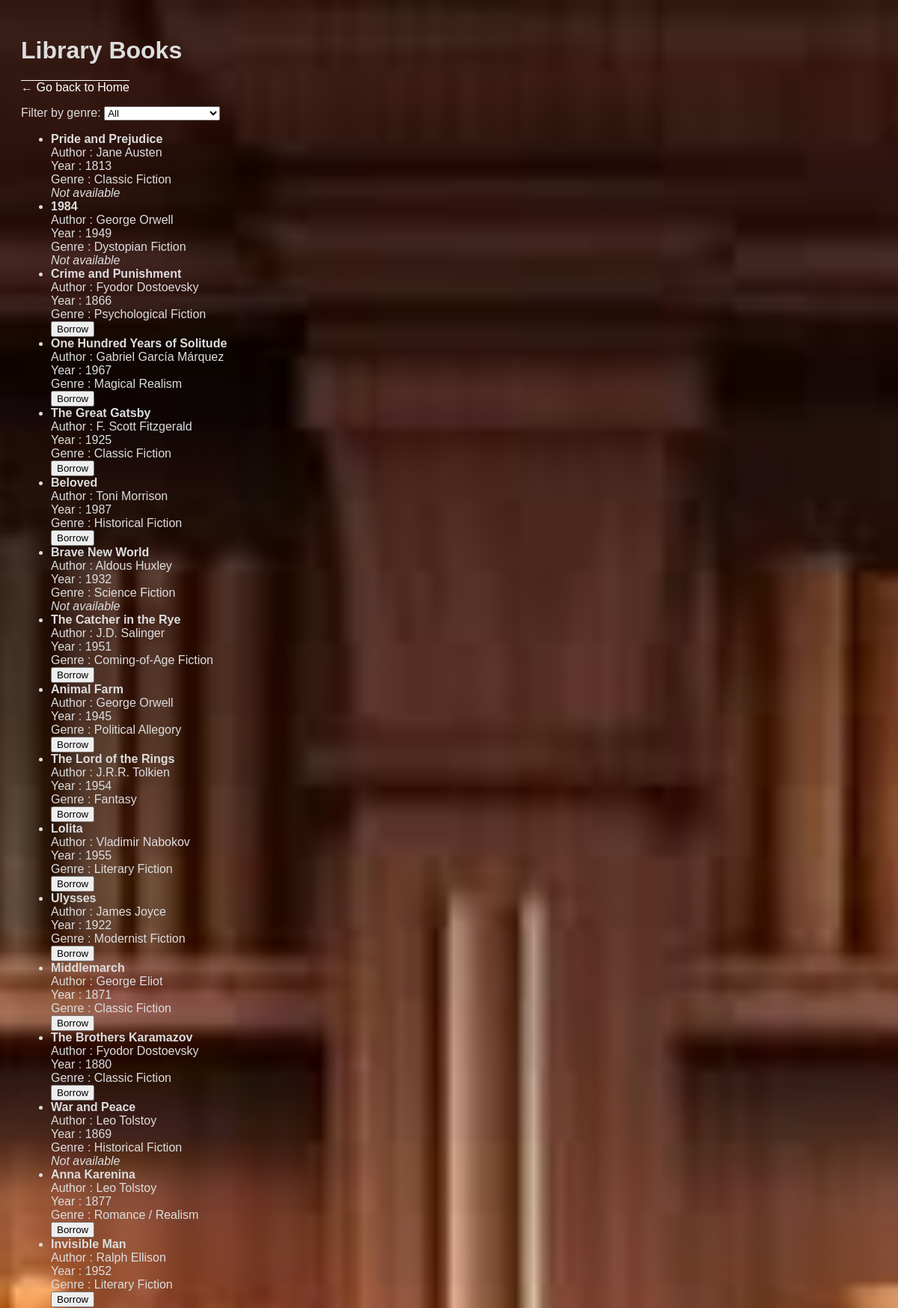
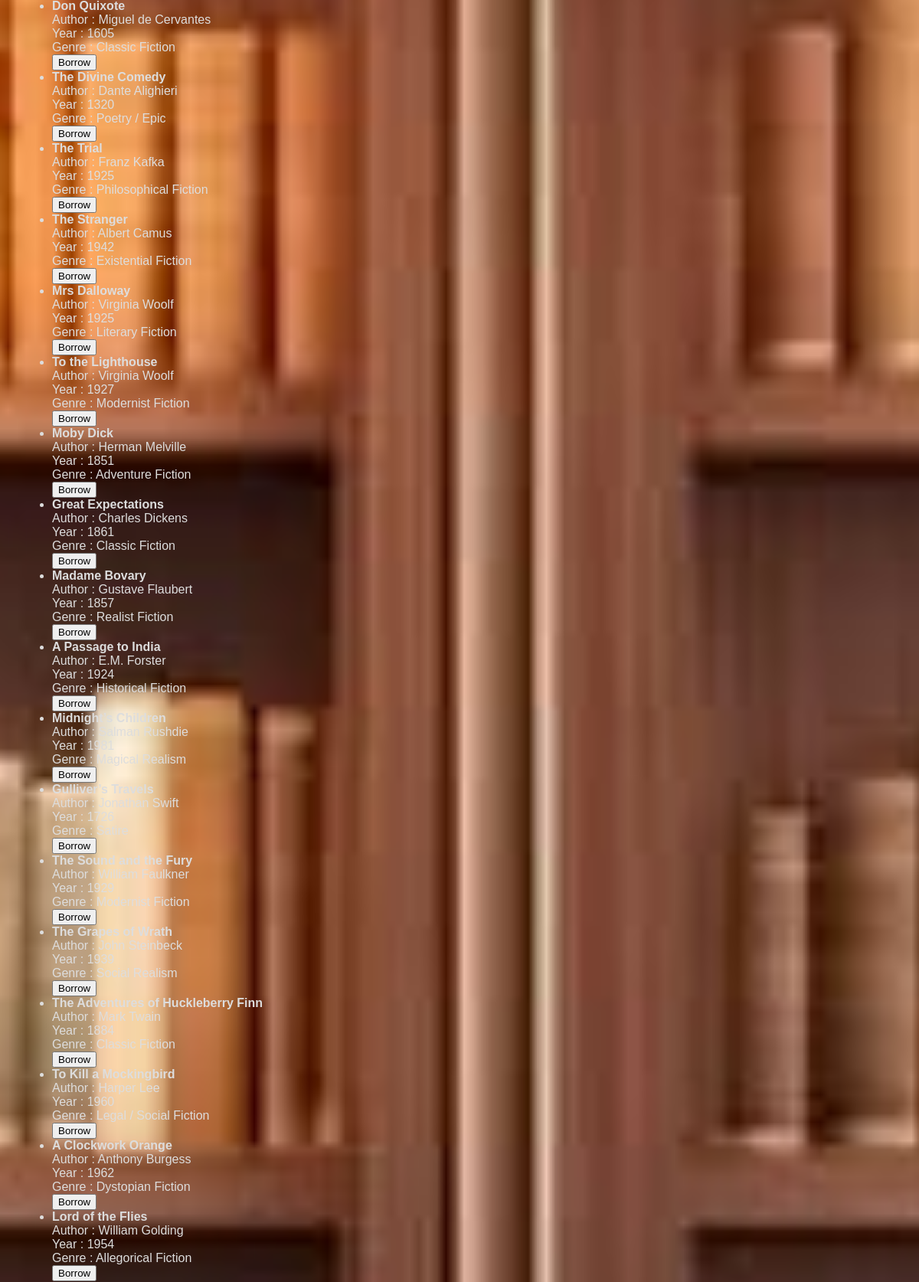
The app's page /books/ (signed in, upper part) with its own data (2 pictures, top to bottom).
### catalog/models.py (models this page shows, shortened)
class Book(models.Model):
    name = models.CharField(max_length=200)
    author = models.CharField(max_length=200)
    pub_date = models.IntegerField()
    genre = models.ForeignKey( Genre , on_delete=models.CASCADE )
    available = models.BooleanField(default=True)

class Genre(models.Model):
    genre_text = models.CharField(max_length=200)

### catalog/views.py (the view)
# urls.py: path("books/" , views.book_check , name="book_check"),
@login_required
def book_check(request):
    genre_id = request.GET.get("genre")
    search_query = request.GET.get("q")
    genres = Genre.objects.all()
    books = Book.objects.all()
    if genre_id:
        books = Book.objects.filter(genre_id=genre_id)
    if search_query:
        books = books.filter(
            Q(name__icontains=search_query)|Q(author__icontains=search_query)
        )
    return render(request , "book_list.html" , {
        'books': books,
        'genres': genres,
        'selected_genre': int(genre_id) if genre_id else None,
        'search_query':search_query
    })

### templates/book_list.html (shortened to what this page needs)
<!DOCTYPE html>
<html lang="en">
<head>
    {% load static %}
    <link rel="stylesheet" href="{% static 'catalog/css/styles.css' %}">
</head>
<body>
    <h1>Library Books</h1>
    <p><a href="{% url 'homepage' %}">← Go back to Home</a></p>
    <form method="get" action="{% url 'book_check' %}">
        <label for="genre">Filter by genre:</label>
        <select name="genre" id="genre" onchange="this.form.submit()">
            <option value="">All</option>
        </select>
    </form>
    <ul>
        {% for book in books %}
            <li>
                <strong>{{ book.name }} </strong><br>
                Author : {{book.author}}<br>
                Year : {{book.pub_date}}<br>
                Genre : {{book.genre.genre_text}}<br>
                {% if book.available %}
                    <form action="{% url 'borrow_book' book.id %}" method="post">
                        <button type="submit">Borrow</button>
                    </form>
                {% else %}
                    <em> Not available</em>
                {% endif %}
            </li>
        {% empty %}
            <li>No books available.</li>
        {% endfor %}
    </ul>
</body>
</html>

### catalog/static/catalog/css/styles.css (style rules this page uses)
body { background-image: url('../images//library_background.jpg'); background-size: cover; background-repeat: no-repeat; background-position: center; font-family: Arial, Helvetica, sans-serif; color: #ddd; padding: 20px; }
a { color: white; text-decoration: overline; }

### records on screen
Book: name "Pride and Prejudice", author "Jane Austen", pub_date "1813", genre.genre_text "Classic Fiction", available "Not available"
Book: name "1984", author "George Orwell", pub_date "1949", genre.genre_text "Dystopian Fiction", available "Not available"
Book: name "Crime and Punishment", author "Fyodor Dostoevsky", pub_date "1866", genre.genre_text "Psychological Fiction", available "Borrow"
Book: name "One Hundred Years of Solitude", author "Gabriel García Márquez", pub_date "1967", genre.genre_text "Magical Realism", available "Borrow"
Book: name "The Great Gatsby", author "F. Scott Fitzgerald", pub_date "1925", genre.genre_text "Classic Fiction", available "Borrow"
Book: name "Beloved", author "Toni Morrison", pub_date "1987", genre.genre_text "Historical Fiction", available "Borrow"
Book: name "Brave New World", author "Aldous Huxley", pub_date "1932", genre.genre_text "Science Fiction", available "Not available"
Book: name "The Catcher in the Rye", author "J.D. Salinger", pub_date "1951", genre.genre_text "Coming‑of‑Age Fiction", available "Borrow"
Book: name "Animal Farm", author "George Orwell", pub_date "1945", genre.genre_text "Political Allegory", available "Borrow"
Book: name "The Lord of the Rings", author "J.R.R. Tolkien", pub_date "1954", genre.genre_text "Fantasy", available "Borrow"
Book: name "Lolita", author "Vladimir Nabokov", pub_date "1955", genre.genre_text "Literary Fiction", available "Borrow"
Book: name "Ulysses", author "James Joyce", pub_date "1922", genre.genre_text "Modernist Fiction", available "Borrow"
Book: name "Middlemarch", author "George Eliot", pub_date "1871", genre.genre_text "Classic Fiction", available "Borrow"
Book: name "The Brothers Karamazov", author "Fyodor Dostoevsky", pub_date "1880", genre.genre_text "Classic Fiction", available "Borrow"
Book: name "War and Peace", author "Leo Tolstoy", pub_date "1869", genre.genre_text "Historical Fiction", available "Not available"
Book: name "Anna Karenina", author "Leo Tolstoy", pub_date "1877", genre.genre_text "Romance / Realism", available "Borrow"
Book: name "Invisible Man", author "Ralph Ellison", pub_date "1952", genre.genre_text "Literary Fiction", available "Borrow"
Book: name "Don Quixote", author "Miguel de Cervantes", pub_date "1605", genre.genre_text "Classic Fiction", available "Borrow"
Book: name "The Divine Comedy", author "Dante Alighieri", pub_date "1320", genre.genre_text "Poetry / Epic", available "Borrow"
Book: name "The Trial", author "Franz Kafka", pub_date "1925", genre.genre_text "Philosophical Fiction", available "Borrow"
Book: name "The Stranger", author "Albert Camus", pub_date "1942", genre.genre_text "Existential Fiction", available "Borrow"
Book: name "Mrs Dalloway", author "Virginia Woolf", pub_date "1925", genre.genre_text "Literary Fiction", available "Borrow"
Book: name "To the Lighthouse", author "Virginia Woolf", pub_date "1927", genre.genre_text "Modernist Fiction", available "Borrow"
Book: name "Moby Dick", author "Herman Melville", pub_date "1851", genre.genre_text "Adventure Fiction", available "Borrow"
Book: name "Great Expectations", author "Charles Dickens", pub_date "1861", genre.genre_text "Classic Fiction", available "Borrow"
Book: name "Madame Bovary", author "Gustave Flaubert", pub_date "1857", genre.genre_text "Realist Fiction", available "Borrow"
Book: name "A Passage to India", author "E.M. Forster", pub_date "1924", genre.genre_text "Historical Fiction", available "Borrow"
Book: name "Midnight’s Children", author "Salman Rushdie", pub_date "1981", genre.genre_text "Magical Realism", available "Borrow"
Book: name "Gulliver’s Travels", author "Jonathan Swift", pub_date "1726", genre.genre_text "Satire", available "Borrow"
Book: name "The Sound and the Fury", author "William Faulkner", pub_date "1929", genre.genre_text "Modernist Fiction", available "Borrow"
Book: name "The Grapes of Wrath", author "John Steinbeck", pub_date "1939", genre.genre_text "Social Realism", available "Borrow"
Book: name "The Adventures of Huckleberry Finn", author "Mark Twain", pub_date "1884", genre.genre_text "Classic Fiction", available "Borrow"
Book: name "To Kill a Mockingbird", author "Harper Lee", pub_date "1960", genre.genre_text "Legal / Social Fiction", available "Borrow"
Book: name "A Clockwork Orange", author "Anthony Burgess", pub_date "1962", genre.genre_text "Dystopian Fiction", available "Borrow"
Book: name "Lord of the Flies", author "William Golding", pub_date "1954", genre.genre_text "Allegorical Fiction", available "Borrow"
